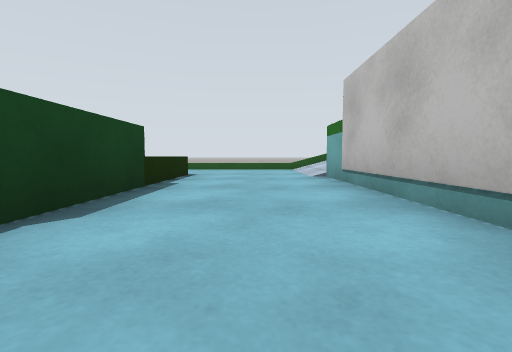
View 1 (above)

17 first-person views from a walk through a robot-simulator world made for Gazebo. The camera is 0.2 m above the floor, tilts 4° down and sees 85° across. The floor is counted in squares, 0.5 m on a side. Each view is taken from the middle of a square. On the plan, view 1 faces up. The plan holds only what a view shows up to about 9 squares ahead; the rest is blank. The place goes on beyond the plan.

View 2
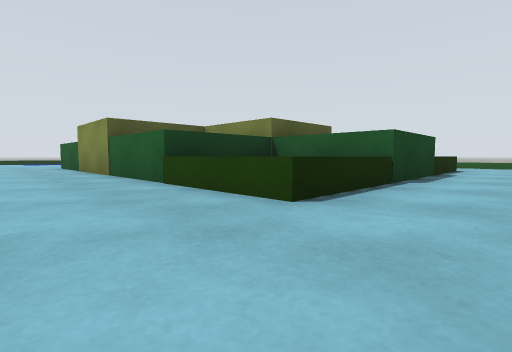

View 3
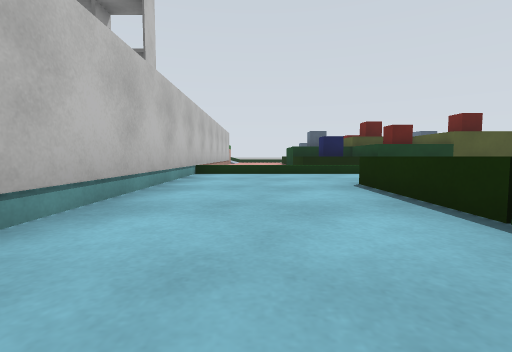

View 4
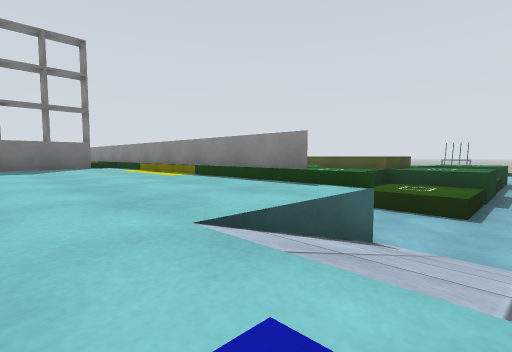

View 5
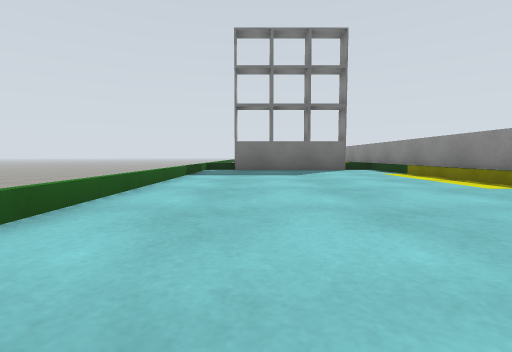

View 6
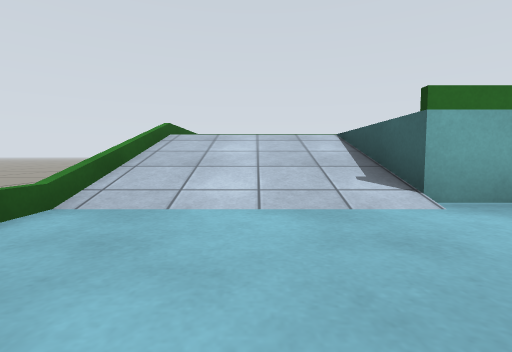

View 7
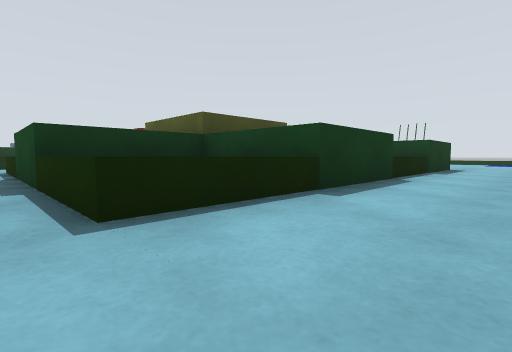

View 8
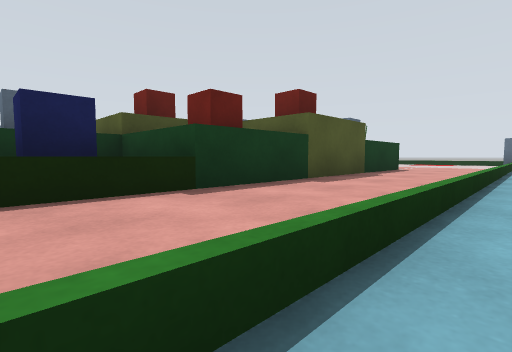

View 9
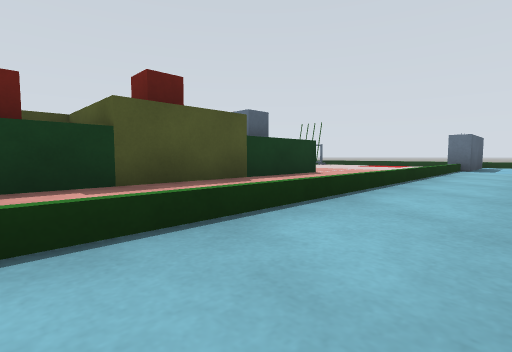

View 10
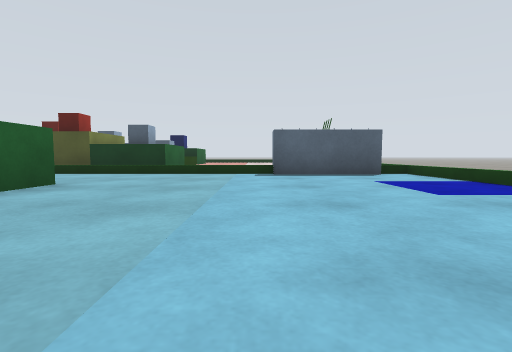

View 11
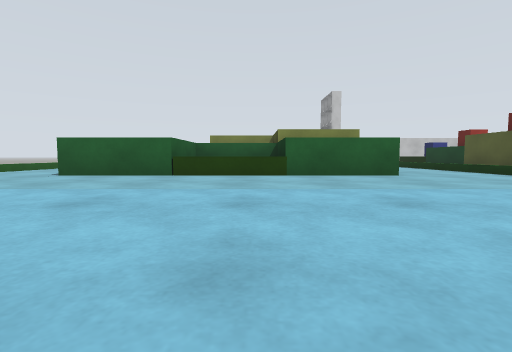

View 12
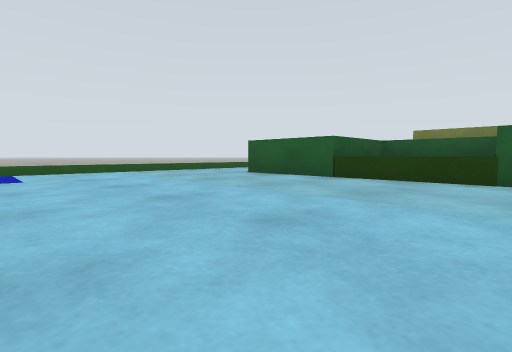

View 13
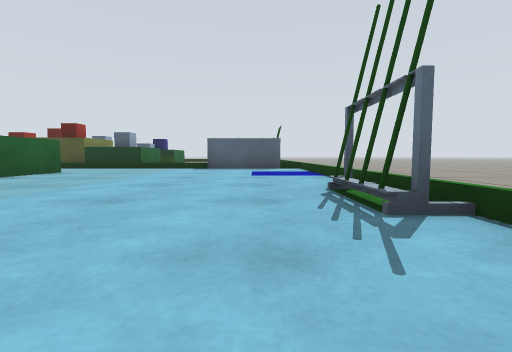

View 14
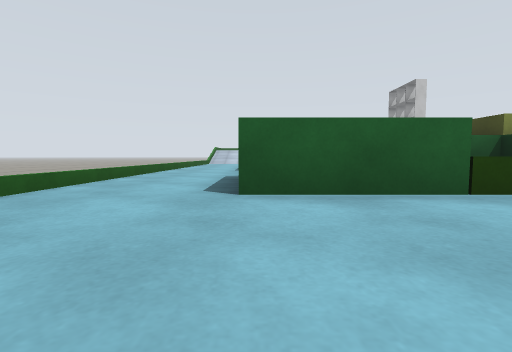

View 15
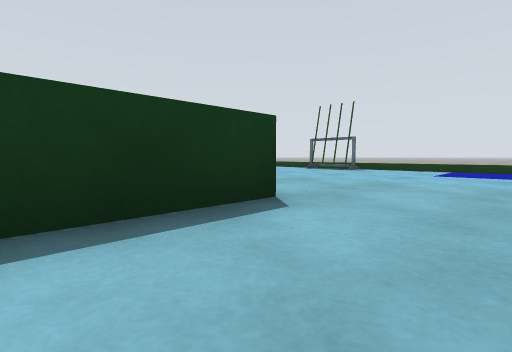

View 16
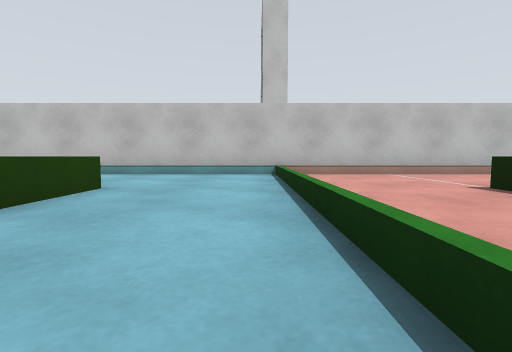

View 17
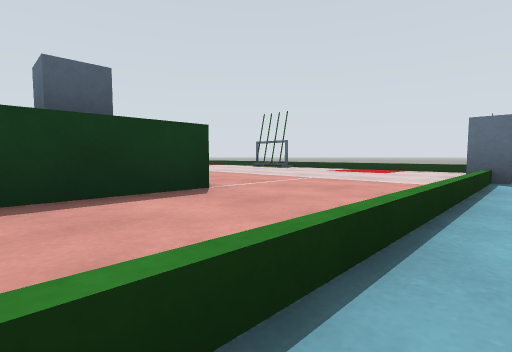

### Floor plan
Key: @ floor where view 1 was taken; # wall or solid block; x gap in a wall; . main floor; : floor 0.4 m higher than the main floor; / step, stairs or slope; = window, fence, low wall or low ledge.
Columns run from 18 left of view 1 to 7 right of it. Each row starts with its distance up from view 1.
  9   ============ =====xxx==
  8 =...................///  =
  7 =...................///: =
  6 =......##########...///: =
  5 =......##      ##...:::: =
  4 ==.....##       #..#:::::=
  3 ==.....=        #..#:::::=
  2 =......=        #..#=::::=
  1 =......##      ##...=::::=
  0 =......##     ###.@.=::::=
 -1 =......########==...=::::=
 -2 =..................##::::=
 -3 =.##...............#####:=
 -4 =###===============##  #==
 -5 =..................#
 -6 =      ########==# #=

Positions as (right, up) in squares from view 1, and headings:
1: (0, 0), facing up
2: (0, -3), facing up-left
3: (0, 3), facing down
4: (5, 7), facing down-left
5: (5, 5), facing down
6: (-1, 7), facing right
7: (-1, 8), facing down-left
8: (-2, -3), facing down-left
9: (-5, -2), facing down-left
10: (-14, 3), facing down
11: (-17, 2), facing right
12: (-16, 1), facing up-right
13: (-16, 6), facing down
14: (-14, 6), facing right
15: (-9, 8), facing down-left
16: (-5, -3), facing right
17: (-9, -3), facing down-left
